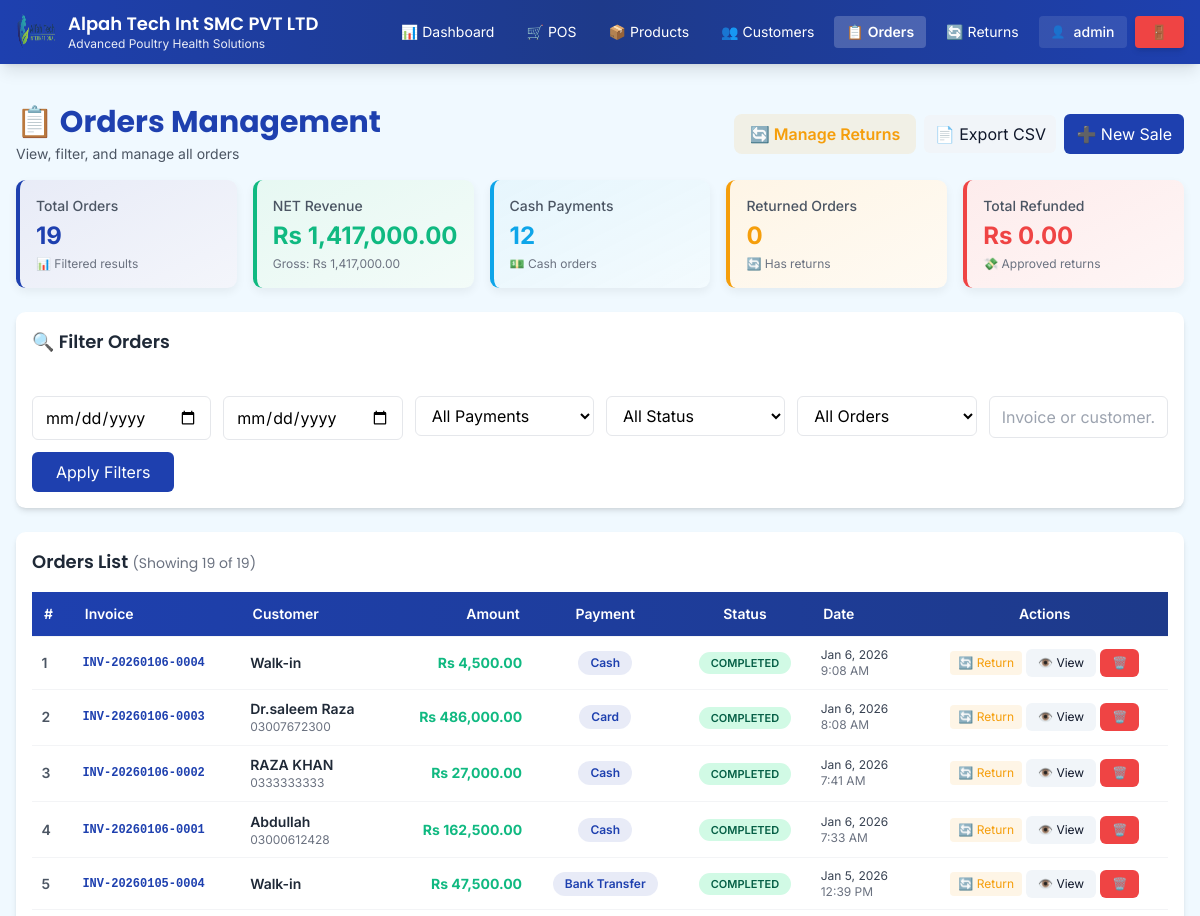
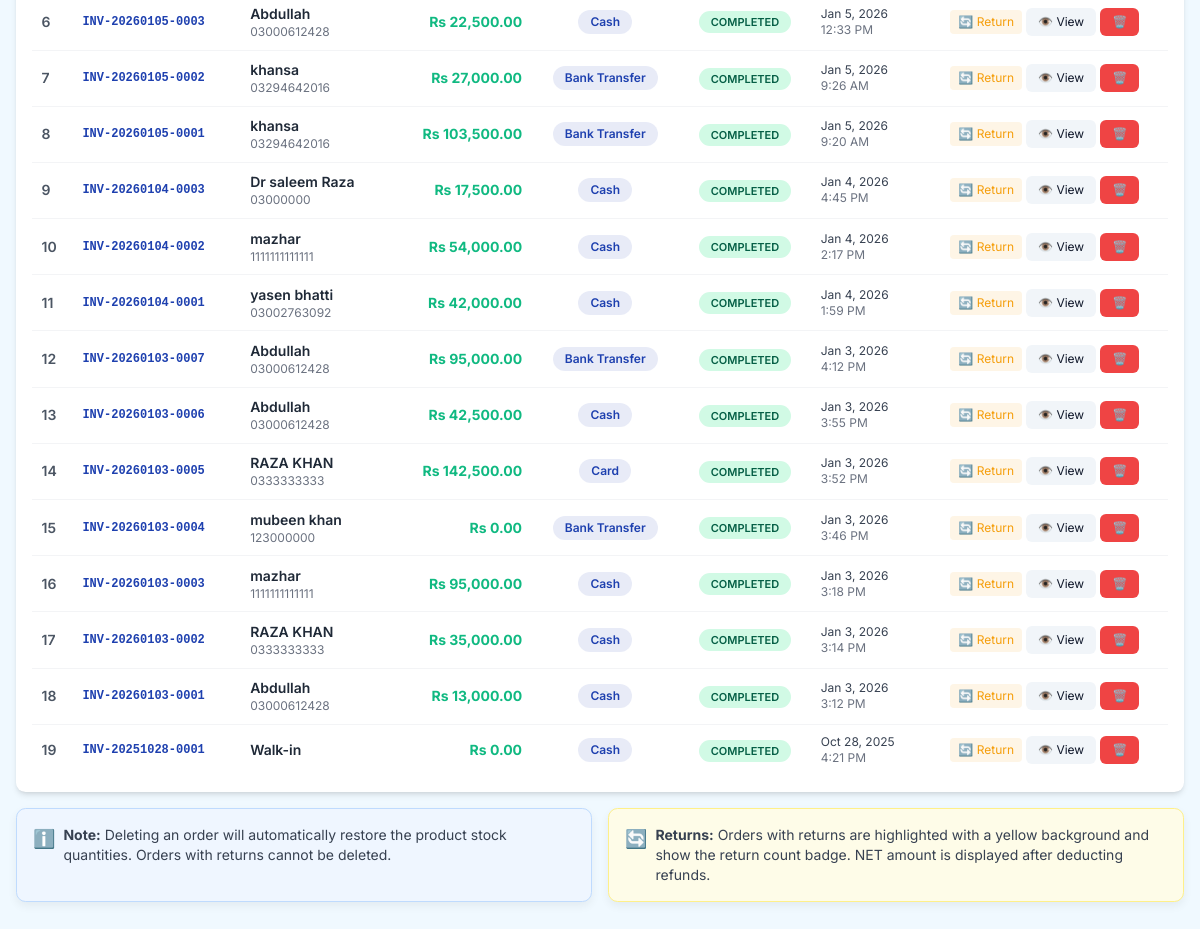
Screenshot of /orders.php (signed in) with the database file from the repository (2 pictures, top to bottom).
### tables this page shows
CREATE TABLE `orders` (
  `id` int(11) NOT NULL,
  `invoice_number` varchar(50) NOT NULL,
  `customer_id` int(11) DEFAULT NULL,
  `total_amount` decimal(10,2) NOT NULL,
  `advance_amount` decimal(10,2) DEFAULT 0.00,
  `remaining_amount` decimal(10,2) DEFAULT 0.00,
  `payment_method` varchar(50) DEFAULT NULL,
  `order_date` timestamp NOT NULL DEFAULT current_timestamp(),
  `status` varchar(20) DEFAULT 'completed',
  `has_return` tinyint(1) DEFAULT 0
);

CREATE TABLE `customers` (
  `id` int(11) NOT NULL,
  `name` varchar(255) NOT NULL,
  `phone` varchar(20) NOT NULL,
  `address` text DEFAULT NULL,
  `created_at` timestamp NOT NULL DEFAULT current_timestamp()
);

### functions.php (called while the page is built, shortened)
<?php
function e($str) {
    return htmlspecialchars((string)$str, ENT_QUOTES, 'UTF-8');
}
function format_currency($amount) {
    return 'Rs ' . number_format((float)$amount, 2);
}

### orders.php (the view, shortened to what this page needs)
<?php
require_once __DIR__ . '/functions.php';
$from = $_GET['from'] ?? '';
$to = $_GET['to'] ?? '';
$payment = $_GET['payment'] ?? '';
$status = $_GET['status'] ?? '';
$has_return = $_GET['has_return'] ?? '';
$q = trim($_GET['q'] ?? '');
$page = max(1, (int)($_GET['page'] ?? 1));
$perPage = 25;
$offset = ($page - 1) * $perPage;
$countSql = "SELECT COUNT(*) FROM orders o LEFT JOIN customers c ON c.id = o.customer_id WHERE 1=1";
$params = [];
$countStmt = $pdo->prepare($countSql);
$countStmt->execute($params);
$totalOrders = (int)$countStmt->fetchColumn();
$sql = "SELECT o.id, o.invoice_number, o.has_return, c.name AS customer_name, c.phone AS customer_phone,
        o.total_amount, o.payment_method, o.order_date, o.status,
        (SELECT COUNT(*) FROM returns r WHERE r.order_id = o.id) as return_count,
        (SELECT SUM(total_refund) FROM returns r WHERE r.order_id = o.id AND r.status = 'approved') as total_refunded
        FROM orders o LEFT JOIN customers c ON c.id = o.customer_id WHERE 1=1";
$params = [];
$sql .= " ORDER BY o.order_date DESC LIMIT ? OFFSET ?";
$stmt = $pdo->prepare($sql);
$stmt->bindValue(count($params) + 1, $perPage, PDO::PARAM_INT);
$stmt->bindValue(count($params) + 2, $offset, PDO::PARAM_INT);
$stmt->execute();
$orders = $stmt->fetchAll();
$stats = [
    'total_revenue_gross' => 0,
    'total_revenue_net' => 0,
    'total_orders' => $totalOrders,
    'cash_orders' => 0,
    'card_orders' => 0,
    'returned_orders' => 0,
    'total_refunded' => 0,
];
try {
    $statsQuery = "SELECT
        IFNULL(SUM(total_amount), 0) as total_revenue,
        SUM(CASE WHEN payment_method = 'cash' THEN 1 ELSE 0 END) as cash_count,
        SUM(CASE WHEN payment_method = 'card' THEN 1 ELSE 0 END) as card_count,
        SUM(CASE WHEN has_return = 1 THEN 1 ELSE 0 END) as return_count
        FROM orders WHERE 1=1";
    $statsParams = [];
    $statsStmt = $pdo->prepare($statsQuery);
    $statsStmt->execute($statsParams);
    $statsData = $statsStmt->fetch();
    $stats['total_revenue_gross'] = (float)$statsData['total_revenue'];
    $stats['cash_orders'] = (int)$statsData['cash_count'];
    $stats['card_orders'] = (int)$statsData['card_count'];
    $stats['returned_orders'] = (int)$statsData['return_count'];
    $refundQuery = "SELECT IFNULL(SUM(total_refund), 0) FROM returns WHERE status = 'approved'";
    $refundParams = [];
    $refundStmt = $pdo->prepare($refundQuery);
    $refundStmt->execute($refundParams);
    $stats['total_refunded'] = (float)$refundStmt->fetchColumn();
    $stats['total_revenue_net'] = $stats['total_revenue_gross'] - $stats['total_refunded'];
} catch (Exception $e) {
}
require_once __DIR__ . '/includes/header.php';
?>
<div class="max-w-7xl mx-auto px-4 py-6">
  <div class="mb-6">
    <div class="flex items-center justify-between mb-4 flex-wrap gap-3">
      <div>
        <h1 class="font-heading text-3xl font-bold text-primary flex items-center gap-2">
          📋 Orders Management
        </h1>
        <p class="text-sm text-gray-600 mt-1">View, filter, and manage all orders</p>
      </div>
      <div class="flex items-center gap-2">
        <a href="returns.php" class="bg-warning/10 text-warning hover:bg-warning hover:text-white px-4 py-2 rounded-lg transition font-semibold flex items-center gap-2">
          🔄 Manage Returns
        </a>
        <a class="btn-secondary flex items-center gap-2" href="?<?= http_build_query(array_merge($_GET, ['export' => 'csv'])) ?>">
          📄 Export CSV
        </a>
        <a href="pos.php" class="btn-primary flex items-center gap-2">
          ➕ New Sale
        </a>
      </div>
    </div>
    <div class="grid grid-cols-1 sm:grid-cols-2 lg:grid-cols-5 gap-4 mb-6">
      <div class="card bg-gradient-to-br from-primary/10 to-primary/5 border-l-4 border-primary hover:shadow-lg transition">
        <div class="text-gray-600 text-sm font-medium">Total Orders</div>
        <div class="text-2xl font-bold text-primary mt-1"><?= number_format($stats['total_orders']) ?></div>
        <div class="text-xs text-gray-500 mt-1">📊 Filtered results</div>
      </div>
      <div class="card bg-gradient-to-br from-success/10 to-success/5 border-l-4 border-success hover:shadow-lg transition">
        <div class="text-gray-600 text-sm font-medium">NET Revenue</div>
        <div class="text-2xl font-bold text-success mt-1"><?= format_currency($stats['total_revenue_net']) ?></div>
        <div class="text-xs text-gray-500 mt-1">
          <div>Gross: <?= format_currency($stats['total_revenue_gross']) ?></div>
        </div>
      </div>
      <div class="card bg-gradient-to-br from-secondary/10 to-secondary/5 border-l-4 border-secondary hover:shadow-lg transition">
        <div class="text-gray-600 text-sm font-medium">Cash Payments</div>
        <div class="text-2xl font-bold text-secondary mt-1"><?= number_format($stats['cash_orders']) ?></div>
        <div class="text-xs text-gray-500 mt-1">💵 Cash orders</div>
      </div>
      <div class="card bg-gradient-to-br from-warning/10 to-warning/5 border-l-4 border-warning hover:shadow-lg transition">
        <div class="text-gray-600 text-sm font-medium">Returned Orders</div>
        <div class="text-2xl font-bold text-warning mt-1"><?= number_format($stats['returned_orders']) ?></div>
        <div class="text-xs text-gray-500 mt-1">🔄 Has returns</div>
      </div>
      <div class="card bg-gradient-to-br from-danger/10 to-danger/5 border-l-4 border-danger hover:shadow-lg transition">
        <div class="text-gray-600 text-sm font-medium">Total Refunded</div>
        <div class="text-2xl font-bold text-danger mt-1"><?= format_currency($stats['total_refunded']) ?></div>
        <div class="text-xs text-gray-500 mt-1">💸 Approved returns</div>
      </div>
    </div>
  </div>
  <div class="card mb-6 shadow-md">
    <h2 class="font-heading text-lg font-semibold text-gray-800 mb-4 flex items-center gap-2">
      🔍 Filter Orders
    </h2>
    <form method="get" class="grid grid-cols-1 md:grid-cols-6 gap-3">
      <div>
        <label class="label font-medium">From Date</label>
        <input type="date" name="from" value="<?= e($from) ?>" class="input focus:ring-2 focus:ring-primary">
      </div>
      <div>
        <label class="label font-medium">To Date</label>
        <input type="date" name="to" value="<?= e($to) ?>" class="input focus:ring-2 focus:ring-primary">
      </div>
      <div>
        <label class="label font-medium">Payment</label>
        <select name="payment" class="input focus:ring-2 focus:ring-primary">
          <option value="">All Payments</option>
        </select>
      </div>
      <div>
        <label class="label font-medium">Status</label>
        <select name="status" class="input focus:ring-2 focus:ring-primary">
          <option value="">All Status</option>
        </select>
      </div>
      <div>
        <label class="label font-medium">Returns</label>
        <select name="has_return" class="input focus:ring-2 focus:ring-primary">
          <option value="">All Orders</option>
        </select>
      </div>
      <div>
        <label class="label font-medium">Search</label>
        <input type="text" name="q" class="input focus:ring-2 focus:ring-primary" value="<?= e($q) ?>" placeholder="Invoice or customer...">
      </div>
      <div class="md:col-span-6 flex gap-2">
        <button class="btn-primary px-6 py-2" type="submit">Apply Filters</button>
      </div>
    </form>
  </div>
  <div class="card overflow-hidden shadow-md">
    <div class="mb-4 flex items-center justify-between">
      <h2 class="font-heading text-lg font-semibold text-gray-800">
        Orders List
        <span class="text-sm font-normal text-gray-500">
          (Showing <?= count($orders) ?> of <?= number_format($totalOrders) ?>)
        </span>
      </h2>
    </div>
    <div class="overflow-x-auto">
      <table class="min-w-full text-sm">
        <thead>
          <tr class="bg-gradient-to-r from-primary to-dark text-white">
            <th class="th text-left">#</th>
            <th class="th text-left">Invoice</th>
            <th class="th text-left">Customer</th>
            <th class="th text-right">Amount</th>
            <th class="th text-center">Payment</th>
            <th class="th text-center">Status</th>
            <th class="th text-left">Date</th>
            <th class="th text-center">Actions</th>
          </tr>
        </thead>
        <tbody class="divide-y divide-gray-200">
          <?php if (empty($orders)): ?>
            <tr>
              <td colspan="8" class="td text-center text-gray-400 py-12">
                <div class="text-5xl mb-2">📭</div>
                <div class="text-lg">No orders found</div>
                <?php if ($from || $to || $payment || $status || $has_return || $q): ?>
                  <a href="orders.php" class="text-primary hover:underline text-sm mt-2 inline-block">Clear filters</a>
                <?php endif; ?>
              </td>
            </tr>
          <?php else:
            $counter = $offset + 1;
            foreach ($orders as $o):
              $statusClass = $o['status'] === 'completed' ? 'status-completed' :
                            ($o['status'] === 'pending' ? 'status-pending' : 'status-cancelled');
              $hasReturn = (bool)$o['has_return'];
              $returnCount = (int)($o['return_count'] ?? 0);
              $totalRefunded = (float)($o['total_refunded'] ?? 0);
              $netAmount = (float)$o['total_amount'] - $totalRefunded;
          ?>
            <tr class="hover:bg-gray-50 transition <?= $hasReturn ? 'has-return-row' : '' ?>">
              <td class="td text-gray-600 font-semibold"><?= $counter++ ?></td>
              <td class="td">
                <div class="flex items-center gap-2">
                  <span class="font-mono text-xs font-bold text-primary"><?= e($o['invoice_number']) ?></span>
                </div>
              </td>
              <td class="td">
                <div class="font-semibold text-gray-800"><?= e($o['customer_name'] ?? 'Walk-in') ?></div>
                <?php if (!empty($o['customer_phone'])): ?>
                  <div class="text-xs text-gray-500"><?= e($o['customer_phone']) ?></div>
                <?php endif; ?>
              </td>
              <td class="td text-right">
                <?php if ($totalRefunded > 0): ?>
                  <div class="text-xs text-gray-500 line-through"><?= format_currency($o['total_amount']) ?></div>
                  <div class="font-bold text-success"><?= format_currency($netAmount) ?></div>
                  <div class="text-xs text-danger font-semibold">-<?= format_currency($totalRefunded) ?> refunded</div>
                <?php else: ?>
                  <div class="font-bold text-success"><?= format_currency($o['total_amount']) ?></div>
                <?php endif; ?>
              </td>
              <td class="td text-center">
                <span class="inline-block px-3 py-1 bg-primary/10 text-primary rounded-full text-xs font-semibold capitalize">
                  <?= e(str_replace('_', ' ', $o['payment_method'])) ?>
                </span>
              </td>
              <td class="td text-center">
                <span class="status-badge <?= $statusClass ?>">
                  <?= e(ucfirst($o['status'])) ?>
                </span>
              </td>
              <td class="td">
                <div class="text-xs text-gray-700"><?= date('M j, Y', strtotime($o['order_date'])) ?></div>
                <div class="text-xs text-gray-500"><?= date('g:i A', strtotime($o['order_date'])) ?></div>
              </td>
              <td class="td text-center">
                <div class="flex items-center justify-center gap-1 flex-wrap">
                  <?php if (!$hasReturn): ?>
                    <a
                      href="create_return.php?order_id=<?= (int)$o['id'] ?>"
                      class="text-xs bg-warning/10 text-warning hover:bg-warning hover:text-white px-2 py-1 rounded transition whitespace-nowrap"
                      title="Create Return"
                    >
                      🔄 Return
                    </a>
                  <?php endif; ?>
                  <a
                    href="invoice.php?id=<?= (int)$o['id'] ?>"
                    class="btn-secondary text-xs px-3 py-1.5 hover:bg-secondary hover:text-white transition whitespace-nowrap"
                    title="View Invoice"
                  >
                    👁️ View
                  </a>
                  <form method="post" class="inline" onsubmit="return confirm('⚠️ Delete this order?\n<?= $hasReturn ? "This order has {$returnCount} return(s)! Cannot delete." : "Stock will be restored." ?>');">
                    <button
                      class="btn-danger text-xs px-3 py-1.5 whitespace-nowrap <?= $hasReturn ? 'opacity-50 cursor-not-allowed' : '' ?>"
                      type="submit"
                      title="<?= $hasReturn ? 'Cannot delete order with returns' : 'Delete Order' ?>"
                      <?= $hasReturn ? 'disabled' : '' ?>
                    >
                      🗑️
                    </button>
                  </form>
                </div>
              </td>
            </tr>
          <?php endforeach; endif; ?>
        </tbody>
      </table>
    </div>
  </div>
  <div class="mt-4 grid grid-cols-1 md:grid-cols-2 gap-4">
    <div class="card bg-blue-50 border border-blue-200">
      <div class="flex items-start gap-2 text-sm text-gray-700">
        <span class="text-lg">ℹ️</span>
        <div>
          <strong>Note:</strong> Deleting an order will automatically restore the product stock quantities. Orders with returns cannot be deleted.
        </div>
      </div>
    </div>
    <div class="card bg-yellow-50 border border-yellow-200">
      <div class="flex items-start gap-2 text-sm text-gray-700">
        <span class="text-lg">🔄</span>
        <div>
          <strong>Returns:</strong> Orders with returns are highlighted with a yellow background and show the return count badge. NET amount is displayed after deducting refunds.
        </div>
      </div>
    </div>
  </div>
</div>
<?php require_once __DIR__ . '/includes/footer.php'; ?>

### assets/css/style.css (style rules this page uses)
:root { --primary:#1E40AF; --secondary:#0EA5E9; --success:#10B981; --warning:#F59E0B; --danger:#EF4444; --dark:#1E3A8A; --card-shadow: 0 4px 10px rgba(2,6,23,0.06); }
body { font-family: Inter, sans-serif; background: var(--lightbg); }
.card { background: #fff; border-radius: 0.6rem; padding: 1rem; box-shadow: var(--card-shadow); }
.input { width: 100%; border: 1px solid #e5e7eb; padding: .5rem .75rem; border-radius: .375rem; background: #fff; }
.label { font-size: .85rem; color: #ffffff; margin-bottom: .25rem; display:block; }
.th { padding: .75rem; text-align:left; font-weight:600; color:#ffffff !important; }
.td { padding: .6rem; border-top:1px solid #f3f4f6; vertical-align: middle; }
.btn-primary { background: var(--primary); color: #fff; padding: .5rem .75rem; border-radius: .375rem; display:inline-block; cursor:pointer; text-decoration:none; transition: background .15s; }
.btn-secondary { background: #f1f5f9; color: #0f172a; padding: .45rem .65rem; border-radius: .375rem; text-decoration:none; cursor:pointer; }
.btn-danger { background: var(--danger); color: #fff; padding: .4rem .6rem; border-radius: .375rem; border: none; cursor:pointer; }
.text-right { text-align: right; }
.inline { display:inline-block; }

### orders.php (style rules this page uses)
.status-badge { padding: 4px 12px; border-radius: 9999px; font-size: 11px; font-weight: 600; text-transform: uppercase; }
.status-completed { background: #d1fae5; color: #065f46; }

### rows the page displays
orders: invoice_number "INV-20260106-0004", customer_name "Walk-in", total_amount "Rs 4,500.00", payment_method "Cash", status "COMPLETED", order_date "Jan 6, 2026", order_date "9:08 AM"
orders: invoice_number "INV-20260106-0003", customer.name "Dr.saleem Raza", customer.phone "03007672300", total_amount "Rs 486,000.00", payment_method "Card", status "COMPLETED", order_date "Jan 6, 2026", order_date "8:08 AM"
orders: invoice_number "INV-20260106-0002", customer.name "RAZA KHAN", customer.phone "0333333333", total_amount "Rs 27,000.00", payment_method "Cash", status "COMPLETED", order_date "Jan 6, 2026", order_date "7:41 AM"
orders: invoice_number "INV-20260106-0001", customer.name "Abdullah", customer.phone "03000612428", total_amount "Rs 162,500.00", payment_method "Cash", status "COMPLETED", order_date "Jan 6, 2026", order_date "7:33 AM"
orders: invoice_number "INV-20260105-0004", customer_name "Walk-in", total_amount "Rs 47,500.00", payment_method "Bank Transfer", status "COMPLETED", order_date "Jan 5, 2026", order_date "12:39 PM"
orders: invoice_number "INV-20260105-0003", customer.name "Abdullah", customer.phone "03000612428", total_amount "Rs 22,500.00", payment_method "Cash", status "COMPLETED", order_date "Jan 5, 2026", order_date "12:33 PM"
orders: invoice_number "INV-20260105-0002", customer.name "khansa", customer.phone "03294642016", total_amount "Rs 27,000.00", payment_method "Bank Transfer", status "COMPLETED", order_date "Jan 5, 2026", order_date "9:26 AM"
orders: invoice_number "INV-20260105-0001", customer.name "khansa", customer.phone "03294642016", total_amount "Rs 103,500.00", payment_method "Bank Transfer", status "COMPLETED", order_date "Jan 5, 2026", order_date "9:20 AM"
orders: invoice_number "INV-20260104-0003", customer.name "Dr saleem Raza", customer.phone "03000000", total_amount "Rs 17,500.00", payment_method "Cash", status "COMPLETED", order_date "Jan 4, 2026", order_date "4:45 PM"
orders: invoice_number "INV-20260104-0002", customer.name "mazhar", customer.phone "1111111111111", total_amount "Rs 54,000.00", payment_method "Cash", status "COMPLETED", order_date "Jan 4, 2026", order_date "2:17 PM"
orders: invoice_number "INV-20260104-0001", customer.name "yasen bhatti", customer.phone "03002763092", total_amount "Rs 42,000.00", payment_method "Cash", status "COMPLETED", order_date "Jan 4, 2026", order_date "1:59 PM"
orders: invoice_number "INV-20260103-0007", customer.name "Abdullah", customer.phone "03000612428", total_amount "Rs 95,000.00", payment_method "Bank Transfer", status "COMPLETED", order_date "Jan 3, 2026", order_date "4:12 PM"
orders: invoice_number "INV-20260103-0006", customer.name "Abdullah", customer.phone "03000612428", total_amount "Rs 42,500.00", payment_method "Cash", status "COMPLETED", order_date "Jan 3, 2026", order_date "3:55 PM"
orders: invoice_number "INV-20260103-0005", customer.name "RAZA KHAN", customer.phone "0333333333", total_amount "Rs 142,500.00", payment_method "Card", status "COMPLETED", order_date "Jan 3, 2026", order_date "3:52 PM"
orders: invoice_number "INV-20260103-0004", customer.name "mubeen khan", customer.phone "123000000", total_amount "Rs 0.00", payment_method "Bank Transfer", status "COMPLETED", order_date "Jan 3, 2026", order_date "3:46 PM"
orders: invoice_number "INV-20260103-0003", customer.name "mazhar", customer.phone "1111111111111", total_amount "Rs 95,000.00", payment_method "Cash", status "COMPLETED", order_date "Jan 3, 2026", order_date "3:18 PM"
orders: invoice_number "INV-20260103-0002", customer.name "RAZA KHAN", customer.phone "0333333333", total_amount "Rs 35,000.00", payment_method "Cash", status "COMPLETED", order_date "Jan 3, 2026", order_date "3:14 PM"
orders: invoice_number "INV-20260103-0001", customer.name "Abdullah", customer.phone "03000612428", total_amount "Rs 13,000.00", payment_method "Cash", status "COMPLETED", order_date "Jan 3, 2026", order_date "3:12 PM"
orders: invoice_number "INV-20251028-0001", customer_name "Walk-in", total_amount "Rs 0.00", payment_method "Cash", status "COMPLETED", order_date "Oct 28, 2025", order_date "4:21 PM"

### other values shown
COMPANY_NAME "Alpah Tech Int SMC PVT LTD"
COMPANY_TAGLINE "Advanced Poultry Health Solutions"
$username "admin"
$stats['total_orders'] "19"
format_currency($stats['total_revenue_net']) "Rs 1,417,000.00"
format_currency($stats['total_revenue_gross']) "Rs 1,417,000.00"
$stats['cash_orders'] "12"
$stats['returned_orders'] "0"
format_currency($stats['total_refunded']) "Rs 0.00"
count($orders) "19"
$totalOrders "19"
